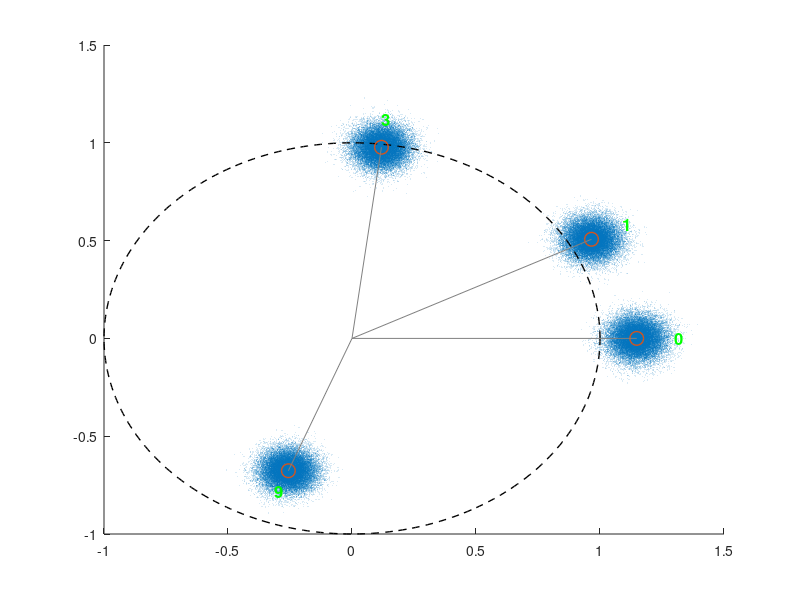

The MATLAB source for this figure: (Note: this script raises an error after producing the figure.)
clear; clc;

% 1) Parameters
phi      = 1/13;                 % base phase
marks    = [0,1,3,9];            % Golomb‐ruler marks
A = [0.95];
C        = A*exp(1i*2*pi*phi);
dSet     = C.^marks;             % your 4‐point constellation
dSet = dSet / sqrt(mean(abs(dSet).^2));
M        = numel(dSet);

L        = 8;                    % symbols per frame
EbN0_dB  = 22;                   % demo SNR
numIter  = 2000;                 % Monte Carlo trials
tau_max  = 1e-6;                % channel spread
delta_f  = 15e3;                % frequency offset

% 2) Build equalized receive cloud (perfect CSIR)
eq_points = [];
for iter = 1:numIter
    idx     = randi([1 M], L, 1);
    d       = dSet(idx);
    delay_p = unifrnd(0, tau_max);
    IT      = randn + 1i*randn;
    h       = IT * exp(-2i*pi*delay_p*delta_f).^(0:L-1);
    rx      = awgn(h.' .* d, EbN0_dB, 'measured');
    eq      = rx ./ (h.');            % perfect equalization
    eq_points = [eq_points; eq(:)];
end

% 3) Compute 6 CW + 6 CCW + full circle ⇒ 13 arcs
angles    = 2*pi*phi * marks;                % absolute phases
pair_list = nchoosek(1:M,2);                 % all 6 i<j pairs
Npairs    = size(pair_list,1);

d_cw  = zeros(Npairs,1);
d_ccw = zeros(Npairs,1);
for k = 1:Npairs
    i = pair_list(k,1);
    j = pair_list(k,2);
    d_cw(k)  = mod( angles(j) - angles(i), 2*pi );
    d_ccw(k) = mod( angles(i) - angles(j), 2*pi );
end
full_cw = 2*pi;
all_arcs  = [d_cw; d_ccw; full_cw];
arc_pairs = [pair_list; flip(pair_list,2); NaN NaN];
arcColors = hsv(numel(all_arcs));

% legend labels for arcs only
arcLabels = cell(numel(all_arcs),1);
for k = 1:numel(all_arcs)
    if k <= Npairs || k <= 2*Npairs
        i = arc_pairs(k,1); j = arc_pairs(k,2);
        arcLabels{k} = sprintf('%d→%d (%.2fπ)', marks(i), marks(j), all_arcs(k)/pi);
    else
        arcLabels{k} = 'full circle (2π)';
    end
end

% 4) Plot
figure;
hold on;

% a) Rx cloud (hidden in legend)
scatter(real(eq_points), imag(eq_points), 8, '.', 'MarkerEdgeAlpha',0.15, 'HandleVisibility','off');

% b) unit‐circle (no legend)
theta = linspace(0,2*pi,360);
plot(cos(theta), sin(theta), 'k--','LineWidth',1,'HandleVisibility','off');

% c) Tx constell + spokes (hidden in legend)
scatter(real(dSet), imag(dSet), 100, 'r+','LineWidth',1, 'HandleVisibility','off');
for i = 1:M
    plot([0 real(dSet(i))], [0 imag(dSet(i))], 'Color',[0.5 0.5 0.5], 'HandleVisibility','off');
    text(real(dSet(i))*1.15, imag(dSet(i))*1.15, sprintf('%d',marks(i)), 'HorizontalAlignment','center', 'FontSize',12,'Color','g','FontWeight','bold');
end

% d) draw 13 arcs and collect handles
arcHandles = gobjects(numel(all_arcs),1);
for k = 1:numel(all_arcs)
    r    = 2 + 0.2*k;
    i    = arc_pairs(k,1);
    if isnan(i)
        arc_t = theta;
    else
        arc_t = linspace(angles(i), angles(i) + all_arcs(k), 200);
    end
    arcHandles(k) = plot(r*cos(arc_t), r*sin(arc_t), 'Color', arcColors(k,:), 'LineWidth',2);
end

% === Spiral Trajectory (C^k for 0 <= k <= 9) ===
% Define fine-grained k values (continuous exponents)
k_vals = 0:0.05:9;
C      = A * exp(1i*2*pi*phi);
spiral = C.^k_vals;

% + spirial 
% % Normalize spiral the same way as dSet
spiral = spiral / sqrt(mean(abs(C.^marks).^2));

% Draw the spiral curve (background trajectory)
plot(real(spiral), imag(spiral), '-', ...
     'Color', 'k', 'LineWidth', 1.5, ...
     'DisplayName', 'C^k spiral');


% 5) Legend of arcs only
legend(arcHandles, arcLabels, 'Location','eastoutside', 'FontSize',9, 'NumColumns',1);

axis equal;
grid on;
box on;
xlabel('In-phase');
ylabel('Quadrature');
xlim([-5 5]);
ylim([-5 5]);
xticks([-5:1:5]);




%%
clear; clc;

% 1) Parameters
phi     = 1/13;                     % base phase
marks   = [0, 1, 3, 9];             % Golomb-ruler marks
A       = 0.95;
C       = A * exp(1i * 2 * pi * phi);
dSet    = C.^marks;                % 4-point constellation
dSet    = dSet / sqrt(mean(abs(dSet).^2));
M       = numel(dSet);

L        = 8;                      % symbols per frame
EbN0_dB  = 22;                     % demo SNR
numIter  = 2000;                   % Monte Carlo trials
tau_max  = 1e-6;                   % channel spread
delta_f  = 15e3;                   % frequency offset

% 2) Build equalized receive cloud (perfect CSIR)
eq_points = [];
for iter = 1:numIter
    idx     = randi([1 M], L, 1);
    d       = dSet(idx);
    delay_p = unifrnd(0, tau_max);
    IT      = randn + 1i * randn;
    h       = IT * exp(-2i * pi * delay_p * delta_f).^(0:L-1);
    rx      = awgn(h.' .* d, EbN0_dB, 'measured');
    eq      = rx ./ h.';      % perfect equalization
    eq_points = [eq_points; eq(:)];
end

% 3) Compute arcs: 6 CW + 6 CCW + full circle
angles = 2 * pi * phi * marks;
pair_list = nchoosek(1:M, 2);
Npairs = size(pair_list, 1);

d_cw  = zeros(Npairs,1);
d_ccw = zeros(Npairs,1);
k_cw  = zeros(Npairs,1);
k_ccw = zeros(Npairs,1);

for k = 1:Npairs
    i = pair_list(k,1);
    j = pair_list(k,2);
    % CW
    k_cw(k)  = mod(marks(j) - marks(i), (1/phi));
    d_cw(k)  = 2 * pi * k_cw(k) / (1/phi);
    % CCW
    k_ccw(k) = mod(marks(i) - marks(j), (1/phi));
    d_ccw(k) = 2 * pi * k_ccw(k) / (1/phi);
end
full_cw = 2*pi;
all_arcs = [d_cw; d_ccw; full_cw];
k_vals = [k_cw; k_ccw; (1/phi)];

arc_pairs = [pair_list; flip(pair_list,2); NaN NaN];
arcColors = hsv(numel(all_arcs));

% 4) 라벨링: "0→1 (2π·1/13)" 형식
arcLabels = cell(numel(all_arcs),1);
for k = 1:numel(all_arcs)
    if k <= Npairs || k <= 2*Npairs
        i = arc_pairs(k,1);
        j = arc_pairs(k,2);
        arcLabels{k} = sprintf('%d→%d (2\\pi·%d/13)', marks(i), marks(j), k_vals(k));
    else
        arcLabels{k} = 'full circle (2\pi)';
    end
end

% 5) Plot
figure;
hold on;

% a) Rx cloud
scatter(real(eq_points), imag(eq_points), 8, '.', 'MarkerEdgeAlpha',0.15, 'HandleVisibility','off');

% b) unit circle
theta = linspace(0,2*pi,360);
plot(cos(theta), sin(theta), 'k--','LineWidth',1,'HandleVisibility','off');

% c) Tx constellation
scatter(real(dSet), imag(dSet), 100, 'r+','LineWidth',1, 'HandleVisibility','off');
for i = 1:M
    plot([0 real(dSet(i))], [0 imag(dSet(i))], 'Color',[0.5 0.5 0.5], 'HandleVisibility','off');
    text(real(dSet(i))*1.15, imag(dSet(i))*1.15, sprintf('%d', marks(i)), ...
        'HorizontalAlignment','center', 'FontSize',12,'Color','g','FontWeight','bold');
end

% d) draw arcs with labels
arcHandles = gobjects(numel(all_arcs),1);
for k = 1:numel(all_arcs)
    r = 2 + 0.2 * k;
    i = arc_pairs(k,1);
    if isnan(i)
        arc_t = theta;
    else
        arc_t = linspace(angles(i), angles(i) + all_arcs(k), 200);
    end
    arcHandles(k) = plot(r * cos(arc_t), r * sin(arc_t), 'Color', arcColors(k,:), 'LineWidth',2);
end

% === Spiral Trajectory (C^k for 0 <= k <= 9) ===
% Define fine-grained k values (continuous exponents)
k_val = 0:0.01:9;
C      = A * exp(1i*2*pi*phi);
spiral = C.^k_val;

% + spirial 
% Normalize spiral the same way as dSet
spiral = spiral / sqrt(mean(abs(C.^marks).^2));

% Draw the spiral curve (background trajectory)
plot(real(spiral), imag(spiral), '-', ...
     'Color', 'k', 'LineWidth', 1.5, ...
     'DisplayName', 'C^k spiral');

% 6) Legend
legend(arcHandles, arcLabels, 'Location','eastoutside', 'FontSize',9, 'NumColumns',1);

axis equal;
grid on;
box on;
xlabel('In-phase');
ylabel('Quadrature');
xlim([-5 5]);
ylim([-5 5]);
xticks(-5:1:5);



%% Pairwise difference mapping
figure;
hold on;

colors = hsv(M * (M - 1) + 1);  % i ≠ j: M*(M-1)개 + i=j 하나
legend_handles = gobjects(M * (M - 1) + 1, 1);
label_idx = 1;
v = 13;

for i = 1:M
    for j = 1:M
        
        diff_pt = dSet(i) / dSet(j);  % C^{m_i - m_j}
        diff_k = mod(marks(j) - marks(i), v);  % 0~12

        if i == j
            if i == 1  
                legend_handles(label_idx) = scatter(real(diff_pt), imag(diff_pt), ...
                    80, 'filled', 'MarkerFaceColor', [0.3 0.3 0.3], ...
                    'DisplayName', '(2\pi·0/13)');
                label_idx = label_idx + 1;
            end
        else
            % 일반적인 pairwise 차이
            legend_handles(label_idx) = scatter(real(diff_pt), imag(diff_pt), ...
                60, 'filled', 'MarkerFaceColor', colors(label_idx,:), ...
                'DisplayName', sprintf('%d→%d (2\\pi·%d/13)', marks(i), marks(j), diff_k));
            label_idx = label_idx + 1;
        end
    end
end

% 배경 unit circle
theta = linspace(0, 2*pi, 360);
plot(cos(theta), sin(theta), 'k--', 'LineWidth', 1, 'HandleVisibility','off');
plot(0, 0, 'k+', 'MarkerSize', 8, 'LineWidth', 1.5, 'HandleVisibility','off');

% 설정
axis equal;
grid on;
box on;
xlabel('In-phase');
ylabel('Quadrature');
xlim([-2 2]);
ylim([-2 2]);
xticks(-5:1:5);
yticks(-5:1:5);

% Legend
legend(legend_handles, 'Location','eastoutside', 'FontSize', 9);
